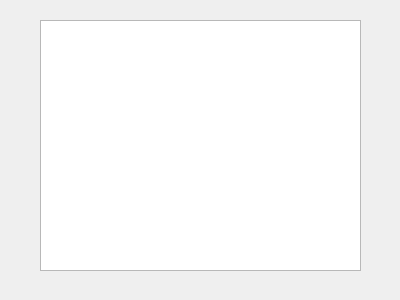
<?xml version="1.0" encoding="UTF-8"?>
<ui version="4.0">
 <class>Twidget</class>
 <widget class="QWidget" name="Twidget">
  <property name="geometry">
   <rect>
    <x>0</x>
    <y>0</y>
    <width>400</width>
    <height>300</height>
   </rect>
  </property>
  <property name="windowTitle">
   <string>Twidget</string>
  </property>
  <widget class="QTableView" name="tableView">
   <property name="geometry">
    <rect>
     <x>40</x>
     <y>20</y>
     <width>321</width>
     <height>251</height>
    </rect>
   </property>
  </widget>
 </widget>
 <layoutdefault spacing="6" margin="11"/>
 <resources/>
 <connections/>
</ui>
